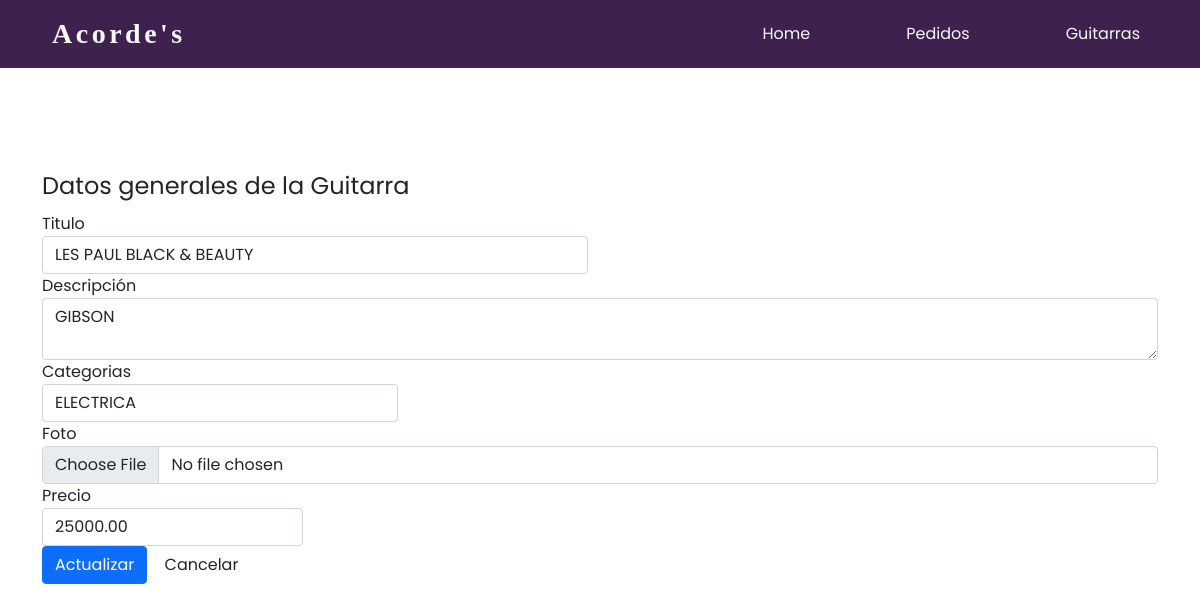
Page /panel/guitarras/form_actualizar.php?id=2 on the committed database.
### tables this page shows
CREATE TABLE `guitarras` (
  `id` int(5) NOT NULL,
  `titulo` varchar(100) NOT NULL,
  `descripcion` varchar(300) NOT NULL,
  `foto` varchar(100) NOT NULL,
  `precio` decimal(20,2) NOT NULL,
  `categoria_id` int(5) NOT NULL,
  `fecha` date NOT NULL,
  `estado` int(2) NOT NULL DEFAULT 1
);

CREATE TABLE `categorias` (
  `id` int(5) NOT NULL,
  `nombre` varchar(50) NOT NULL
);

### src/Guitarra.php (called while the page is built, shortened)
<?php
class Guitarra{
    private $cn = null;
    public function __construct(){
        $this->config = parse_ini_file(__DIR__.'/../config.ini') ;
        $this->cn = new \PDO( $this->config['dns'], $this->config['usuario'],$this->config['clave'],array(
            \PDO::MYSQL_ATTR_INIT_COMMAND => 'SET NAMES utf8'
        ));
    }
   public function mostrarCategoria(){
        $sql = "SELECT * FROM categorias";
        $resultado = $this->cn->prepare($sql);
        if($resultado->execute())
            return $resultado->fetchAll();
        return false;
    }
    public function mostrarPorId($id){
        $sql = "SELECT * FROM `guitarras` WHERE `id`=:id ";
        $resultado = $this->cn->prepare($sql);
        $_array = array(
            ":id" =>  $id
        );
        if($resultado->execute($_array))
            return $resultado->fetch();
        return false;
    }
}

### panel/guitarras/form_actualizar.php (the view, shortened to what this page needs)
<?php
  if(isset($_GET['id']) && is_numeric($_GET['id'])){
      $id = $_GET['id'];
      $guitarra = new GuitarShop\Guitarra;
      $resultado = $guitarra->mostrarPorId($id);
  }else{
    header('Location: index.php');
  }
?>
<!DOCTYPE html>
<html lang="en">
  <head>
    <link rel="stylesheet" href="../../assets/css/bootstrap.min.css">
    <link rel="stylesheet" href="../../assets/css/estilos.css">
  </head>
  <body>
     <nav class="navbar navbar-expand-lg bC" style>
      <div class="container-fluid">
        <a class="navbar-brand text-light titlePage" style="font-family:'Quicksand';" href="../dashboard.php">Acorde's</a>
        <div class="collapse navbar-collapse" id="navbarScroll">
          <ul class="navbar-nav my-2 my-lg-0 navbar-nav-scroll" style="--bs-scroll-height: 100px; width:100%; display:flex; justify-content:flex-end;">
            <li class="nav-item" style="margin-left: 40px; margin-right: 40px;">
              <a class="nav-link text-light" href="../../index.php">Home</a>
            </li>
            <li class="nav-item" style="margin-left: 40px; margin-right: 40px;">
              <a class="nav-link active text-light" aria-current="page" href="../pedidos/index.php">Pedidos</a>
            </li>
            <li class="nav-item" style="margin-left: 40px; margin-right: 40px;">
              <a class="nav-link text-light" href="index.php">Guitarras</a>
            </li>
          </ul>
        </div>
      </div>
    </nav>
    <div class="container" id="main">
      <div class="row">
        <div class="col-md-12">
          <fieldset>
            <legend>Datos generales de la Guitarra</legend>
            <form method="POST" action="../acciones.php" enctype="multipart/form-data" >
              <div class="row">
                  <div class="col-md-6">
                      <div class="form-group">
                          <label>Titulo</label>
                          <input value="<?php print $resultado['titulo'] ?>" type="text" class="form-control" name="titulo" required>
                      </div>
                  </div>
              </div>
              <div class="row">
                  <div class="col-md-12">
                      <div class="form-group">
                          <label>Descripción</label>
                          <textarea class="form-control" name="descripcion" id="" cols="3" required><?php print $resultado['descripcion']?></textarea>
                      </div>
                  </div>
              </div>
              <div class="row">
                  <div class="col-md-4">
                      <div class="form-group">
                          <label>Categorias</label>
                          <select class="form-control" name="categoria_id" required>
                            <?php
                              $categoria = new GuitarShop\Guitarra;
                              $info_categoria = $categoria->mostrarCategoria();
                              $cantidad = count($info_categoria);
                                for($x =0; $x< $cantidad;$x++){
                                  $item = $info_categoria[$x];
                              ?>
                                <option value="<?php print $item['id'] ?>"
                                 <?php print $resultado['categoria_id']== $item['id'] ?'selected':'' ?>
                                ><?php print $item['nombre'] ?></option>
                              <?php
                                }
                              ?>
                          </select>
                      </div>
                  </div>
              </div>
              <div class="row">
                  <div class="col-md-12">
                      <div class="form-group">
                          <label>Foto</label>
                          <input type="file" class="form-control" name="foto">
                      </div>
                  </div>
              </div>
              <div class="row">
                  <div class="col-md-3">
                      <div class="form-group">
                          <label>Precio</label>
                          <input value="<?php print $resultado['precio']?>" type="text" class="form-control" name="precio" placeholder="0.00" required>
                      </div>
                  </div>
              </div>
              <input type="submit" class="btn btn-primary" name="accion" value="Actualizar">
              <a href="index.php" class="btn btn-default">Cancelar</a>
            </form>
          </fieldset>
        </div>
      </div>
    </div>
  </body>
</html>

### assets/css/estilos.css (style rules this page uses)
#main { margin-top: 100px; }

### panel/guitarras/form_actualizar.php (style rules this page uses)
* { font-family:'Poppins'; }
.titlePage { font-size:28px; font-weight: bold; padding-left: 40px; letter-spacing: 3.5px; }
.bC { background-color: #3e214e; filter: blur(.3px); }

### rows in the picture
guitarras: titulo "LES PAUL BLACK & BEAUTY", descripcion "GIBSON", categoria_id "ELECTRICA", precio "25000.00"
